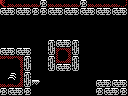

A level layout from a 2D game, rendered from its tile map. Below: a short description, then the map file with its tile-grid data intact:
An orthogonal 16x12 tile map with 8x8 px tiles, 1 tile layer (Tile Layer 1) and 7 objects (2x item, big-item, 4x4-item, pushable-block, breakable-up, ...).

<map version="1.0" orientation="orthogonal" renderorder="right-down" width="16" height="12" tilewidth="8" tileheight="8" nextobjectid="11">
 <properties>
  <property name="down" value="hole" />
  <property name="left" value="half-hole" />
  <property name="right" value="hole" />
 </properties>
 <tileset firstgid="1" name="tiles" tilewidth="8" tileheight="8" tilecount="256" columns="16">
  <image source="tiles.png" width="128" height="128" />
 </tileset>
 <layer name="Tile Layer 1" width="16" height="12">
  <data encoding="csv">
122,252,252,252,252,165,252,252,252,252,165,252,252,252,252,124,
103,104,103,104,165,165,103,104,103,104,103,104,103,104,103,104,
1,1,1,1,1,1,1,1,1,1,1,1,1,1,1,1,
1,1,1,1,1,1,1,1,1,1,1,1,1,1,1,1,
1,1,1,1,1,1,1,1,1,1,1,1,1,1,1,1,
1,1,1,1,1,1,105,103,104,105,1,1,1,1,1,1,
103,104,103,104,1,1,106,126,125,106,1,1,1,1,1,1,
254,254,125,105,1,1,105,128,127,105,1,1,1,1,1,1,
167,167,251,106,1,1,106,103,104,106,1,1,1,1,1,1,
167,156,251,105,1,1,1,1,1,1,1,1,1,1,1,1,
252,252,127,106,171,1,1,1,1,1,1,1,103,104,103,104,
165,103,104,165,1,1,1,1,1,1,1,1,165,103,104,165
</data>
 </layer>
 <objectgroup name="objects">
  <object id="2" type="item" x="8" y="32" width="16" height="16" />
  <object id="4" type="big-item" x="96" y="56" width="32" height="24" />
  <object id="6" type="4x4-item" x="96" y="48" width="32" height="32" />
  <object id="7" type="item" x="104" y="64" width="16" height="16" />
  <object id="8" type="pushable-block" x="56" y="24" width="16" height="16" />
  <object id="9" type="breakable-up" x="48" y="0" width="32" height="16" />
  <object id="10" type="door-up" x="48" y="0" width="32" height="16" />
 </objectgroup>
</map>
